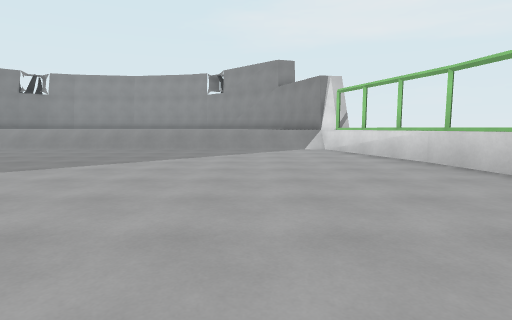
view 1 (above)

23 first-person views from a walk through a 3-D level made in the Godot game engine. The camera is 1.3 m above the floor, tilts 6° down and sees 80° across. The floor is counted in squares, 2 m on a side. Each view is taken from the middle of a square. On the plan, view 1 faces up. The plan holds only what a view shows up to about 10 squares ahead; the rest is blank. The place goes on beyond the plan. Surface patterns are stand-ins for the level's own textures.

view 2
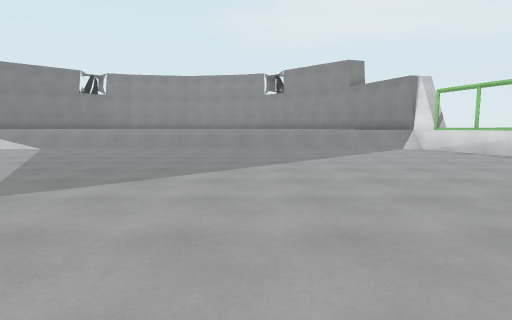

view 3
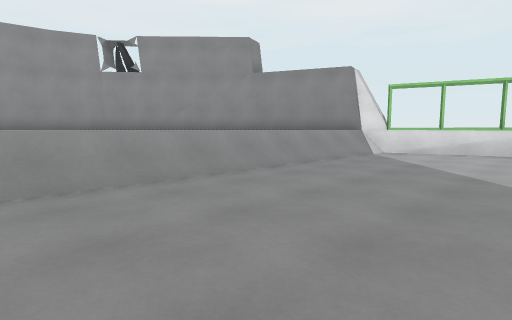

view 4
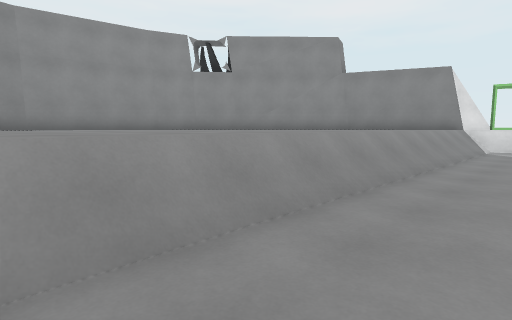

view 5
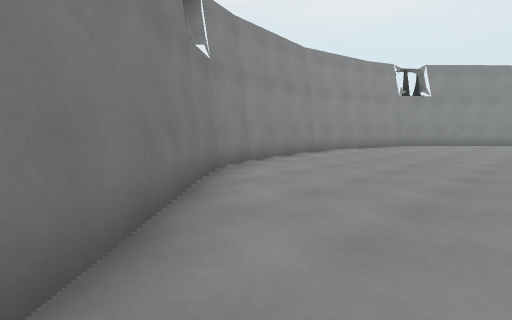

view 6
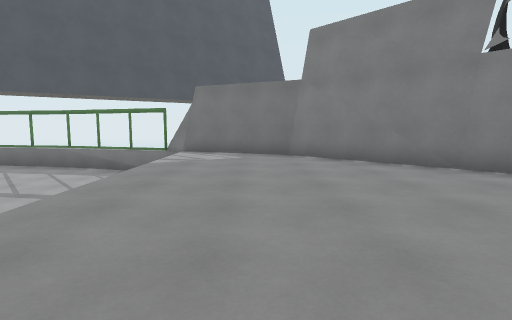

view 7
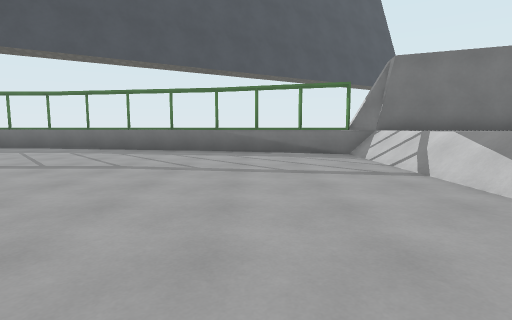

view 8
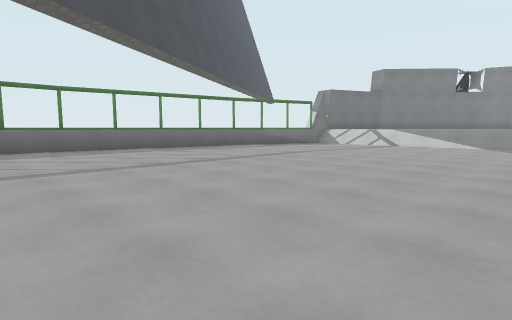

view 9
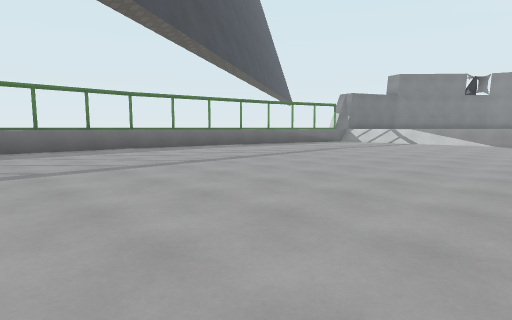

view 10
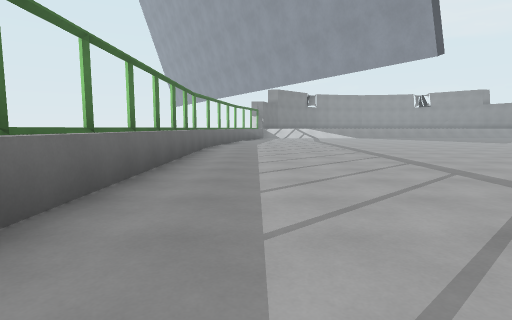

view 11
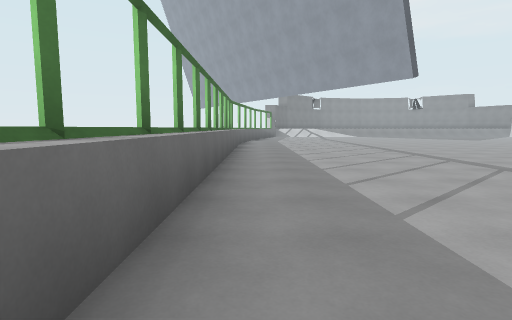

view 12
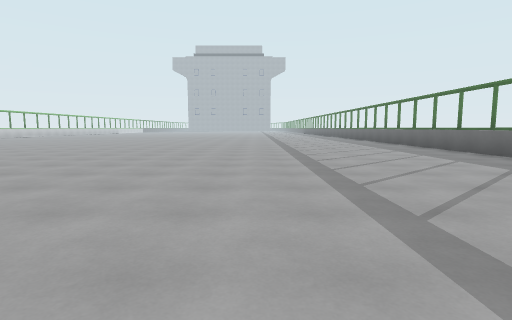

view 13
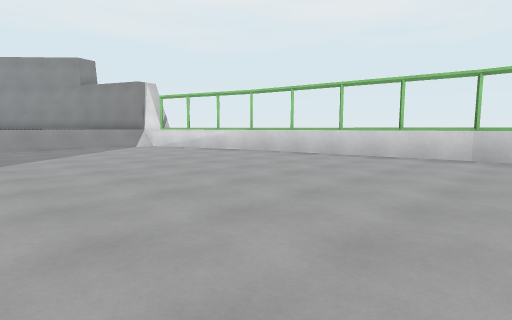

view 14
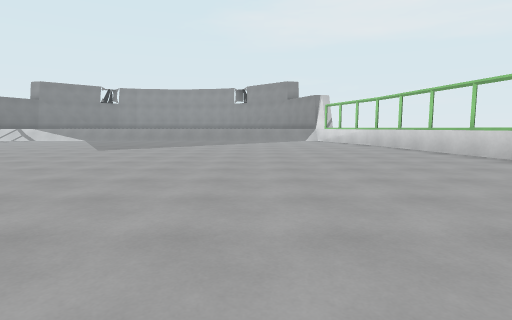

view 15
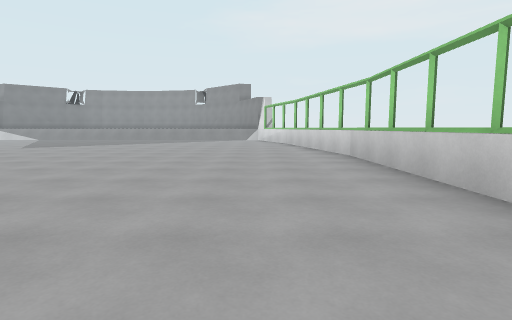

view 16
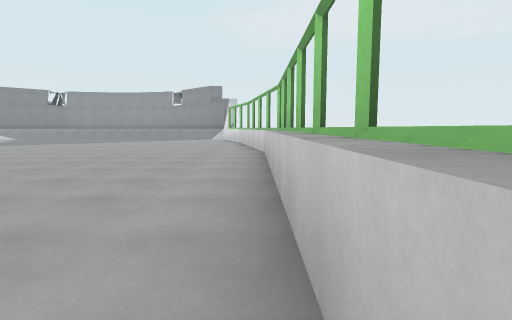

view 17
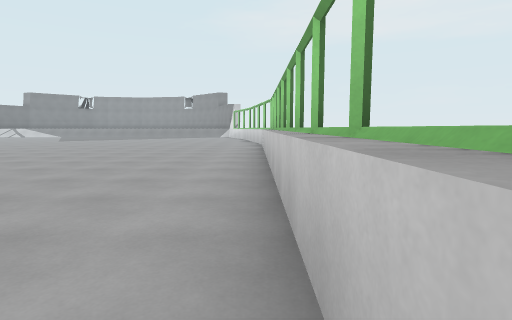

view 18
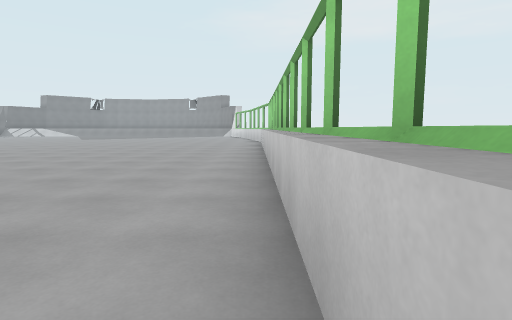

view 19
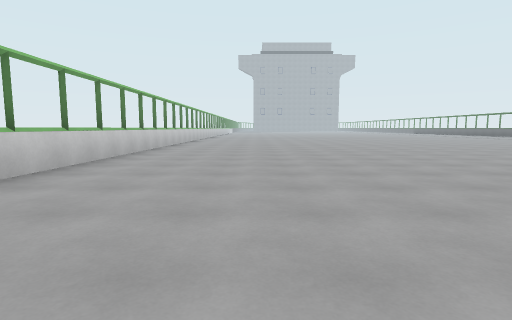

view 20
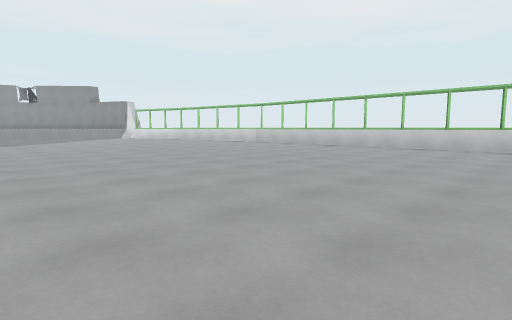

view 21
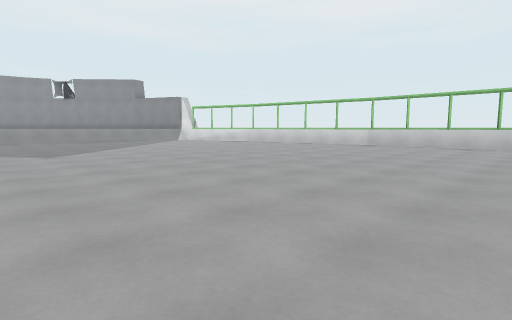

view 22
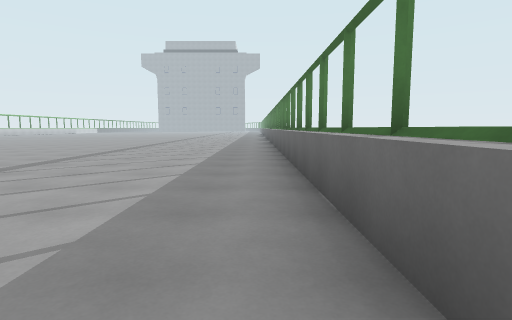

view 23
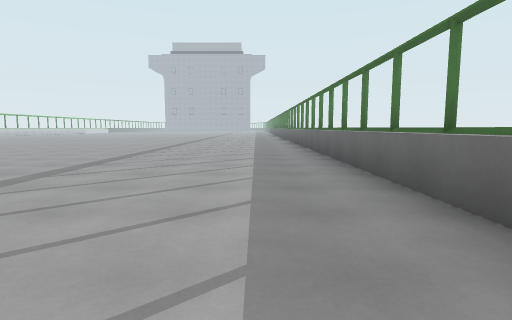

### Floor plan
Key: @ floor where view 1 was taken; # wall or solid block; . main floor; : floor 1.25 m higher than the main floor; / step, stairs or slope; = window, fence, low wall or low ledge; ^ raised ledge.
Columns run from 18 left of view 1 to 5 right of it. Each row starts with its distance up from view 1.
 17         ########
 16       ##:::::::##
 15      ##::::::::::#
 14     ##:::::::::::
 13    ##::::::::::::
 12    #::::::::::::::  #
 11   ##::::::::::::::: #
 10   #/////////////////##
  9   ^................./^
  8   ^..................^
  7  ^=..................#
  6  ^=..................^^
  5  ^....................^
  4  ^....................^
  3 ^^....................#
  2 ^.....................^
  1 ^.....................^^
  0 ^.................@....^
 -1 ^......................^
 -2 ^......................^
 -3 ^......................^
 -4 ^......................^
 -5 ^......................^
 -6 ^.......... ...........^
 -7 ^......................^
 -8 ^......................^
 -9 ^......................^
-10 ^......................^
-11 ^......................^
-12 ^......................^
-13 ^......................^
-14 #.........            .#

Positions as (right, up) in squares from view 1, and headings:
1: (0, 0), facing up
2: (-3, 0), facing up
3: (-6, 6), facing up-right
4: (-8, 8), facing up-right
5: (-14, 12), facing up-right
6: (-7, 12), facing left
7: (-8, 7), facing left
8: (-8, -2), facing up-left
9: (-8, -4), facing up-left
10: (-16, -10), facing up
11: (-17, -13), facing up
12: (-12, -1), facing down
13: (-3, -1), facing up-right
14: (-1, -6), facing up
15: (2, -7), facing up
16: (4, -8), facing up
17: (4, -12), facing up
18: (4, -14), facing up
19: (1, -3), facing down
20: (-6, -10), facing up-right
21: (-7, -5), facing up-right
22: (-17, -4), facing down
23: (-16, -3), facing down
